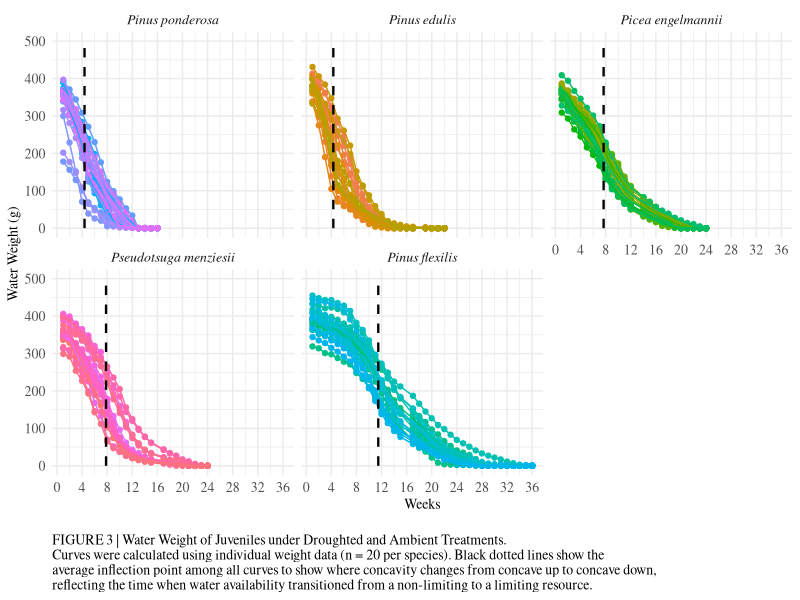

Write R code to recreate this figure.
#Data viz - weights
#Alexandra Lalor
#allielalor@arizona.edu
#allielalor@gmail.com
#First created: 2022-12-10
#Last updated: 2022-12-10

#load packages
library(tidyverse)
library(RColorBrewer)

#read csvs
Phase1_Data_All <- read_csv("data_analysis/Phase1_Data_All.csv")
#Phase1_Data_Weight  <- read_csv("data_analysis/Phase1_Data_Weight.csv")
#Phase1_Data_Weight_Avg  <- read_csv("data_analysis/Phase1_Data_Weight_Avg.csv")

Phase1_Data_All_w <- Phase1_Data_All %>%
  mutate(Legend = ScientificName)
Phase1_Data_All_w$Legend <- as.factor(Phase1_Data_All_w$Legend)
Phase1_Data_All_w <-
  transform(Phase1_Data_All_w, Legend = factor(Legend, levels = c("Pinus ponderosa", "Pinus edulis", "Picea engelmannii", "Pseudotsuga menziesii", "Pinus flexilis")))
levels(Phase1_Data_All_w$Legend)

#filter data
Phase1_Data_All_w <- Phase1_Data_All_w %>% 
  filter(Treatment_temp == "Ambient", Treatment_water == "Drought",
         !is.na(WaterWeight_Calc))

#make label for inflection point segment
Phase1_Data_All_w %>% 
  group_by(Legend) %>% 
  summarize(Stress_Week_Avg = mean(Stress_Week_Avg_Weight))

label <- data.frame(x = c(4.39, 4.32, 7.67, 7.82, 11.48),
                   Legend = factor(c("Pinus ponderosa","Pinus edulis", "Picea engelmannii", "Pseudotsuga menziesii", "Pinus flexilis"), 
                                   levels = c("Pinus ponderosa", "Pinus edulis", "Picea engelmannii", "Pseudotsuga menziesii", "Pinus flexilis")))

#define custom color scale
myColorsPaired <- c("#6A3D9A", "#CAB2D6", "#FF7F00", "#FDBF6F",  "#33A02C", "#B2DF8A", "#E31A1C", "#FB9A99", "#1F78B4", "#A6CEE3")
myColorsDark <- c("#6A3D9A", "#FF7F00", "#33A02C", "#E31A1C", "#1F78B4")
myColorsLight <- c("#CAB2D6", "#FDBF6F", "#B2DF8A", "#FB9A99", "#A6CEE3")
names(myColorsPaired) <- levels(Phase1_Data_All_w$Legend)
names(myColorsDark) <- levels(Phase1_Data_All_w$Legend)
names(myColorsLight) <- levels(Phase1_Data_All_w$Legend)

custom_colors <- scale_colour_manual(values = myColorsLight)
custom_colors_fill <- scale_fill_manual(values = myColorsDark)

#Graph
Phase1_Data_All_w %>% 
  ggplot(aes(x = Week,
             y = WaterWeight_Calc,
             color = SpeciesID)) +
  geom_point() +
  geom_line() +
  geom_segment(data = label,
               aes(x = x, xend = x,
                   y = 0, yend = 500),
               color = "black",
               linetype = "dashed",
               size = 0.8) +
  ylim(0, 500) +
  scale_x_continuous(breaks = seq(0 , 36, by = 4)) +
  facet_wrap(~Legend) +
  xlab("Weeks") +
  ylab("Water Weight (g)") +
  labs(caption = "\nFIGURE 3 | Water Weight of Juveniles under Droughted and Ambient Treatments.\nCurves were calculated using individual weight data (n = 20 per species). Black dotted lines show the\naverage inflection point among all curves to show where concavity changes from concave up to concave down,\nreflecting the time when water availability transitioned from a non-limiting to a limiting resource.") +
  #custom_colors +
  theme_minimal() +
  theme(legend.position="none",
        text = element_text(family = "serif", size = 10),
        axis.text = element_text(size = 10),
        legend.text = element_text(size = 10),
        strip.text.x = element_text(size = 10, face = "italic"),
        plot.caption = element_text(hjust = 0,
                                    family = "serif",
                                    #face = "bold",
                                    size = 10))


